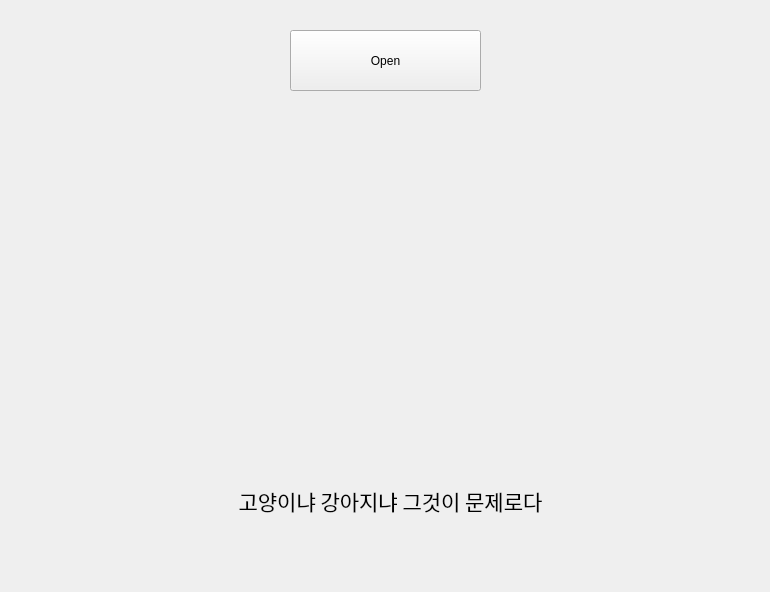
<?xml version="1.0" encoding="UTF-8"?>
<ui version="4.0">
 <class>Form</class>
 <widget class="QWidget" name="Form">
  <property name="geometry">
   <rect>
    <x>0</x>
    <y>0</y>
    <width>770</width>
    <height>592</height>
   </rect>
  </property>
  <property name="windowTitle">
   <string>Form</string>
  </property>
  <widget class="QPushButton" name="btn_open">
   <property name="geometry">
    <rect>
     <x>290</x>
     <y>30</y>
     <width>191</width>
     <height>61</height>
    </rect>
   </property>
   <property name="text">
    <string>Open</string>
   </property>
  </widget>
  <widget class="QLabel" name="lbl_result">
   <property name="geometry">
    <rect>
     <x>210</x>
     <y>470</y>
     <width>361</width>
     <height>61</height>
    </rect>
   </property>
   <property name="font">
    <font>
     <family>맑은 고딕</family>
     <pointsize>16</pointsize>
    </font>
   </property>
   <property name="text">
    <string>고양이냐 강아지냐 그것이 문제로다</string>
   </property>
   <property name="alignment">
    <set>Qt::AlignCenter</set>
   </property>
  </widget>
  <widget class="QLabel" name="label">
   <property name="geometry">
    <rect>
     <x>80</x>
     <y>120</y>
     <width>611</width>
     <height>321</height>
    </rect>
   </property>
   <property name="text">
    <string/>
   </property>
   <property name="pixmap">
    <pixmap>imgs/cat_dog/train/cat.18.jpg</pixmap>
   </property>
   <property name="scaledContents">
    <bool>true</bool>
   </property>
  </widget>
 </widget>
 <resources/>
 <connections/>
</ui>
